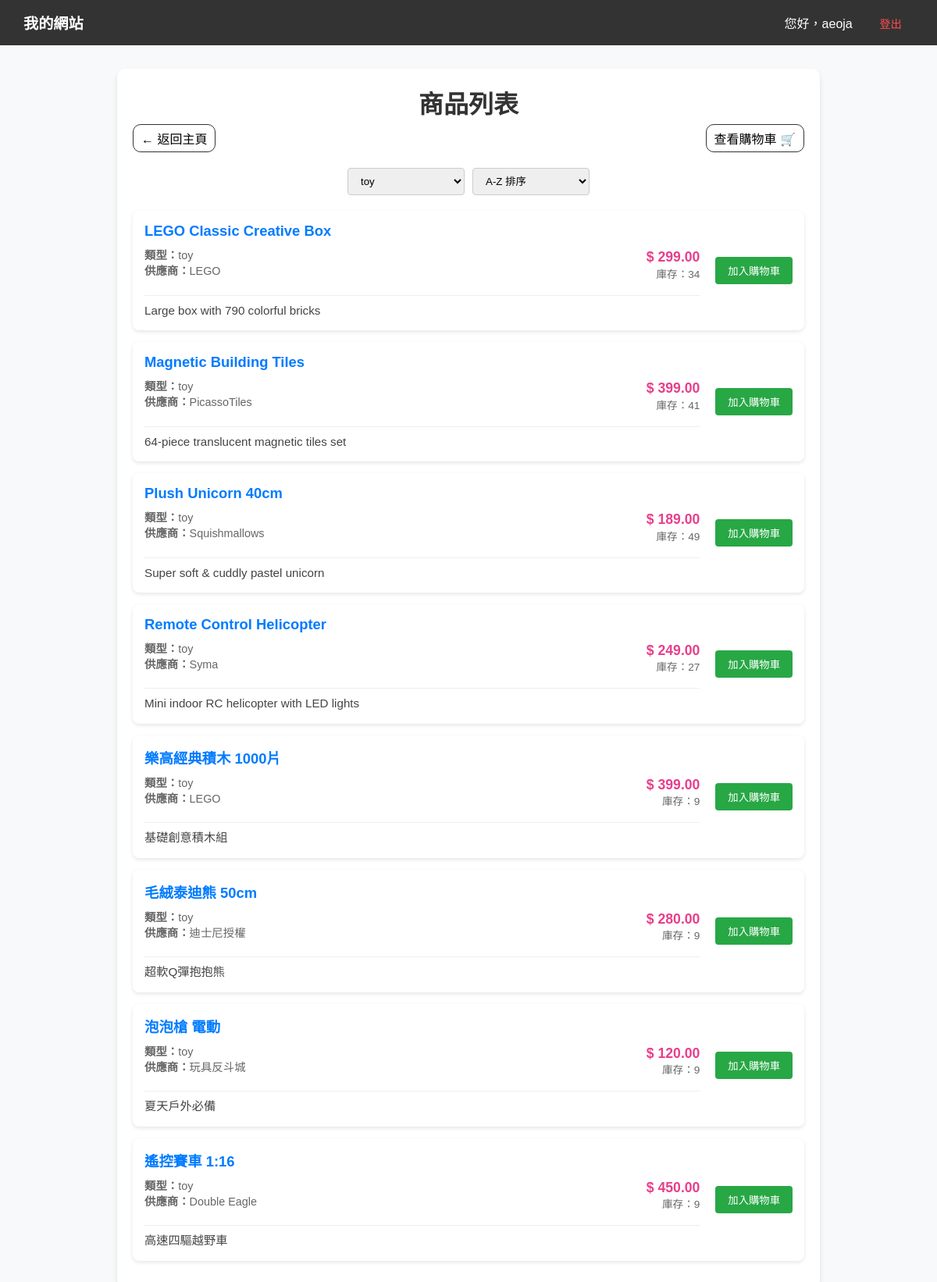
The page /product_list.php?type=toy (signed in) on the database as committed earlier.
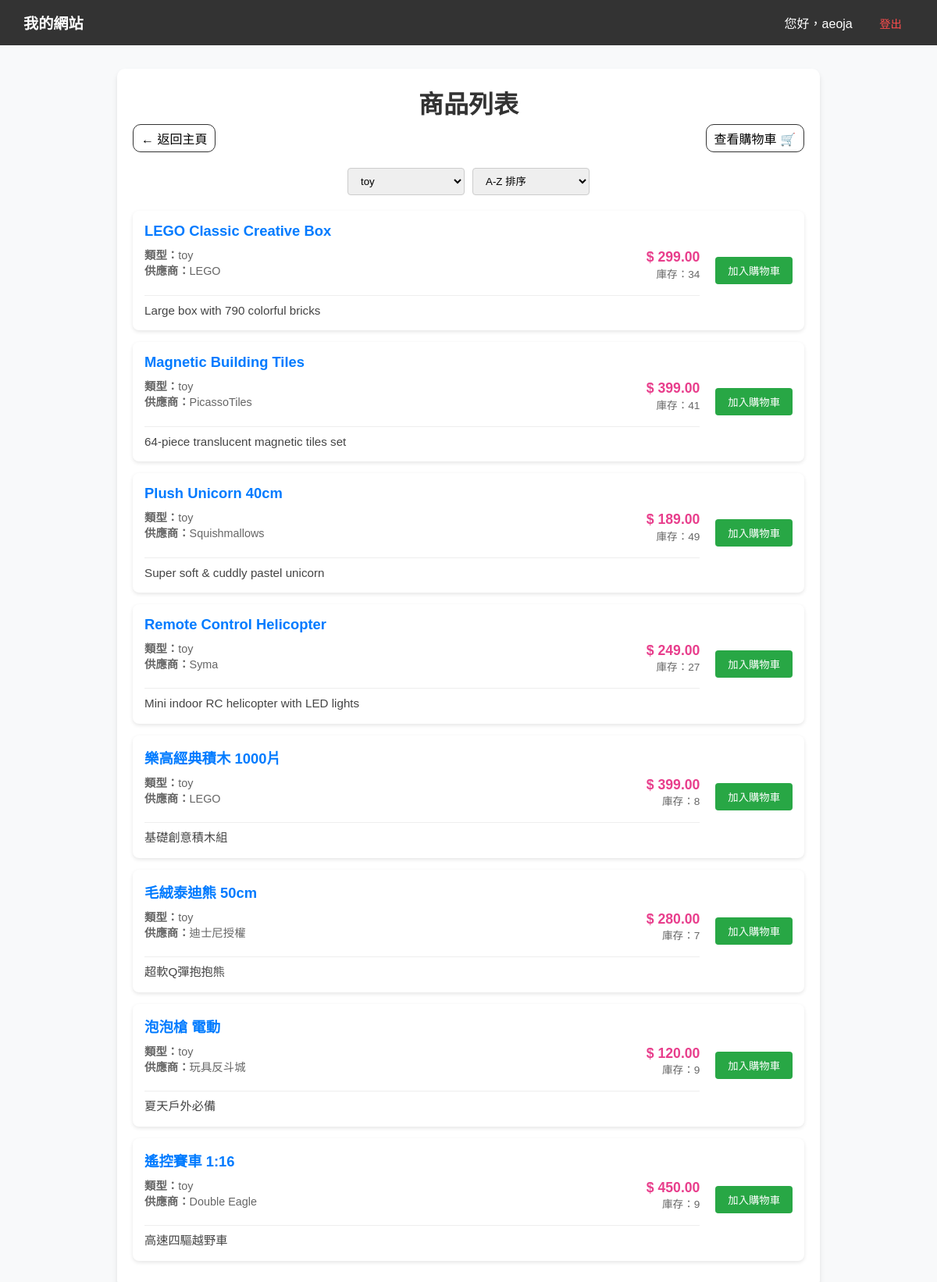
The same page on the database as committed later.
### tables this page shows
CREATE TABLE `products` (
  `product_id` int(11) UNSIGNED NOT NULL,
  `product_name` varchar(100) NOT NULL,
  `type` enum('drinks','food','toy','e-things') NOT NULL,
  `supplier` varchar(80) DEFAULT NULL,
  `description` text DEFAULT NULL,
  `price` decimal(10,2) NOT NULL,
  `qty` int(11) UNSIGNED NOT NULL DEFAULT 1 COMMENT 'Stock level of product',
  `updated_at` datetime DEFAULT current_timestamp() ON UPDATE current_timestamp(),
  `created_at` datetime DEFAULT current_timestamp()
);

### connect.php (called while the page is built, shortened)
<?php
$servername = "localhost";
$username = "root";
$password = "";
$db_name = "223_group_project";
$conn = new mysqli($servername, $username, $password, $db_name);
function safeQuery($sql, $types = null, $params = []) {
    global $conn;
    $stmt = $conn->prepare($sql);
    $response = new stdClass();
    $fullSql = $sql;
    if ($types && !empty($params)) {
        $indexedParams = array_values($params);
        foreach ($indexedParams as $val) {
            if (is_null($val)) {
                $valueToShow = 'NULL';
            } elseif (is_string($val)) {
                $valueToShow = "'" . $conn->real_escape_string($val) . "'";
            } else {
                $valueToShow = $val;
            }
            $pos = strpos($fullSql, '?');
            if ($pos !== false) {
                $fullSql = substr_replace($fullSql, $valueToShow, $pos, 1);
            }
        }
    }
    $response->executed_sql = $fullSql;
    if ($types && !empty($params)) {
        $stmt->bind_param($types, ...$params);
    }
    $response->success = $stmt->execute();
    $response->affected_rows = $stmt->affected_rows;
    $response->insert_id = $stmt->insert_id;
    $response->error = $stmt->error;
    $result = $stmt->get_result();
    $response->result = $result;
    return $response;
}
?>

### product_list.php (the view, shortened to what the changed rows need)
<?php
require_once("connect.php");
$cartProductIds = [];
$showingType = $_GET['type'] ?? '';
$sortType = $_GET['sort'] ?? 'name_asc';
$products = [];
try {
    $params = [];
    $paramTypes = '';
    switch ($sortType) {
        default:
            $sql = "SELECT * FROM products";
            if ($showingType) {
                $sql .= " WHERE type = ?";
                $params[] = $showingType;
                $paramTypes .= 's';
            }
            $sql .= " ORDER BY product_name ASC";
            break;
    }
    $response = safeQuery($sql, $paramTypes, $params);
    if ($response->success) {
        $products = $response->result->fetch_all(MYSQLI_ASSOC);
    }
} catch (Exception $e) {
    error_log("Product list error: " . $e->getMessage());
}
?>
<!DOCTYPE html>
<html lang="zh-Hant">
<head>
    <link rel="stylesheet" href="style.css?v=<?php echo filemtime('style.css'); ?>">
</head>
<body>
    <div class="content">
        <h1>商品列表</h1>
        <ul class="product-list">
            <?php foreach ($products as $product): ?>
                <li class="product-item">
                    <div class="product-details">
                        <strong style="color: #007bff; font-size: 1.15em;"><?php echo htmlspecialchars($product['product_name']); ?></strong>
                        <div class="product-info">
                            <div class="product-meta">
                                <div><b>類型：</b><?php echo htmlspecialchars($product['type']); ?></div>
                                <div><b>供應商：</b><?php echo htmlspecialchars($product['supplier']); ?></div>
                            </div>
                            <div style="text-align: right;">
                                <div class="product-price">$ <?php echo htmlspecialchars($product['price']); ?></div>
                                <div style="font-size: 0.85em; color: #666;">庫存：<?php echo $product['qty']; ?></div>
                            </div>
                            <div style="grid-column: 1 / -1; color: #444; font-size: 0.95em; border-top: 1px solid #eee; padding-top: 8px; margin-top: 5px;">
                                <?php echo htmlspecialchars($product['description']); ?>
                            </div>
                        </div>
                    </div>
                    <div class="actions" style="margin-left: 20px;">
                        <?php if ($product['qty'] <= 0): ?>
                            <button class="cart-button in-cart" style="background:#ccc;" disabled>售罄</button>
                        <?php elseif (!empty($cartProductIds[intval($product['product_id'])])): ?>
                            <a href="show_cart.php" class="cart-button in-cart">已在購物車</a>
                        <?php else: ?>
                            <button class="add-cart-button cart-button"
                                    data-id="<?php echo $product['product_id']; ?>"
                                    data-qty="<?php echo $product['qty']; ?>">加入購物車</button>
                        <?php endif; ?>
                    </div>
                </li>
            <?php endforeach; ?>
        </ul>
    </div>
</body>
</html>

Rows that differ between the two databases and show on the page:
changed products "樂高經典積木 1000片": qty "9" → "8"
changed products "毛絨泰迪熊 50cm": qty "9" → "7"
